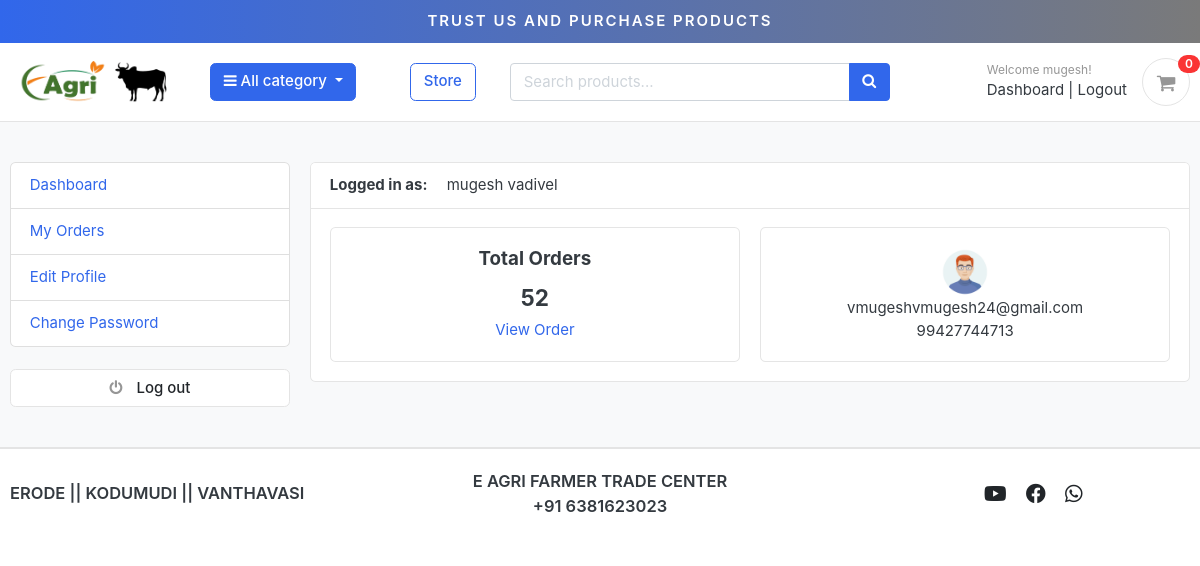
Screenshot of /accounts/dashboard/ (signed in) with the database file from the repository.
### accounts/models.py (models this page shows, shortened)
class Account(AbstractBaseUser):
    first_name      = models.CharField(max_length=50)
    last_name       = models.CharField(max_length=50)
    username        = models.CharField(max_length=50, unique=True)
    email           = models.EmailField(max_length=100, unique=True)
    phone_number    = models.CharField(max_length=50)
    date_joined     = models.DateTimeField(auto_now_add=True)
    last_login      = models.DateTimeField(auto_now_add=True)
    is_admin        = models.BooleanField(default=False)
    is_staff        = models.BooleanField(default=False)
    is_active        = models.BooleanField(default=False)
    is_superadmin        = models.BooleanField(default=False)
    USERNAME_FIELD = 'email'
    REQUIRED_FIELDS = ['username', 'first_name', 'last_name']
    objects = MyAccountManager()
    def full_name(self):
        return f'{self.first_name} {self.last_name}'

class UserProfile(models.Model):
    user = models.OneToOneField(Account, on_delete=models.CASCADE)
    address_line_1 = models.CharField(blank=True, max_length=100)
    address_line_2 = models.CharField(blank=True, max_length=100)
    profile_picture = models.ImageField(blank=True, upload_to='userprofile')
    city = models.CharField(blank=True, max_length=20)
    state = models.CharField(blank=True, max_length=20)
    country = models.CharField(blank=True, max_length=20)

### accounts/views.py (the view)
# urls.py: path('dashboard/',views.dashboard,name='dashboard'),
@login_required(login_url = 'login')
def dashboard(request):
    orders = Order.objects.order_by('-created_at').filter(user_id=request.user.id,is_ordered=True)
    orders_count= orders.count()
    userprofile = UserProfile.objects.get(user_id=request.user.id)
    context = {
        'orders_count':orders_count,
        'userprofile':userprofile,
    }
    return render(request,'accounts/dashboard.html',context)

### carts/context_processors.py (called while the page is built)
def counter(request):
    cart_count = 0
    if 'admin' in request.path:
        return {}
    else:
        try:
            cart = Cart.objects.filter(cart_id=_cart_id(request))
            if request.user.is_authenticated:
                cart_items = CartItem.objects.all().filter(user=request.user)
            else:
                cart_items = CartItem.objects.all().filter(cart=cart[:1])
            for cart_item in cart_items:
                cart_count += cart_item.quantity
        except Cart.DoesNotExist:
            cart_count = 0
    return dict(cart_count=cart_count)

### carts/views.py (called while the page is built)
def _cart_id(request):
    cart = request.session.session_key
    if not cart:
        cart = request.session.create()
    return cart

### category/context_processors.py (called while the page is built)
def menu_links(request):
    links = Category.objects.all()
    return dict(links=links)

### category/models.py (called while the page is built)
    def get_url(self):
        return reverse('product_by_category', args=[self.slug])

### templates/accounts/dashboard.html (shortened to what this page needs)
{% extends 'base.html' %}
{% block content %}
<section class="section-conten padding-y bg">
<div class="container">
	<div class="row">
	{% include 'includes/dashboard_sidebar.html' %}
	<main class="col-md-9">
		<article class="card">
		<header class="card-header">
			<strong class="d-inline-block mr-3">Logged in as:</strong>
			<span>{{ user.full_name }}</span>
		</header>
		<div class="card-body">
			<div class="row">
				<div class="col-md-6">
					<div class="card" style="text-align:center;">
						<div class="card-body">
							<h5 class="card-title">Total Orders</h5>
							<h4>{{orders_count}}</h4>
							<a href="{% url 'my_orders' %}">View Order</a>
						</div>
					</div>
				</div>
				<div class="col-md-6">
					<div class="card" style="text-align:center;">
						<div class="card-body">
							<img src="{{userprofile.profile_picture.url}}" alt="User Profile Picture" width="50" height="50" style="border-radius:50%;">
							<p class="mb-0">{{user.email}}</p>
						<p>{{user.phone_number}}</p>
						</div>
					</div>
				</div>
			</div>
		</div>
		</article>
	</main>
</div>
</div>
</section>
{% endblock %}

### templates/includes/navbar.html (shortened to what this page needs)
{% load static %}
<div class="container-fluid" style="text-align:center;background-image: linear-gradient(to right, #3167EB , #7A7A7A);padding:10px;font-weight: 600;position:sticky;top:0;z-index:999;">
  <a href="" style="color: white;text-transform: uppercase;letter-spacing: 2px;"> TRUST US AND PURCHASE PRODUCTS </a>
</div>
<header class="section-header">
  <section class="header-main border-bottom">
    <div class="container">
      <div class="row align-items-center">
        <div class="col-lg-2 col-md-3 col-6">
          <a href="{% url 'home' %}" class="brand-wrap">
            <img class="logo" src="{% static './images/log12.png' %}">
          </a>
        </div>
        <div class="col-lg-2 col-md-3 col-6">
          <div class="category-wrap dropdown">
            <button type="button" class="btn btn-primary dropdown-toggle" data-toggle="dropdown" aria-haspopup="true" aria-expanded="false">
              <i class="fa fa-bars"></i> All category
            </button>
          </div>
        </div>
        <div class="col-lg-4 col-md-5 col-12 order-3 order-md-2 mt-2 mt-md-0 px-0">
          <form action="{% url 'search' %}" class="search" method='GET'>
            <div class="input-group" style="max-width: 400px;">
              <input type="text" class="form-control" placeholder="Search products..." name="keyword" required style="width: 70%;">
              <div class="input-group-append">
                <button class="btn btn-primary" type="submit">
                  <i class="fa fa-search"></i>
                </button>
              </div>
            </div>
          </form>
        </div>
        <div class="col-lg-1 col-md-2 d-none d-lg-block">
          <a href="{% url 'store' %}" class="btn btn-outline-primary">Store</a>
        </div>
        <div class="col-lg-3 col-md-2 col-12 order-2 order-lg-3">
          <div class="d-flex justify-content-end align-items-center">
            {% if user.id is None %}
            <div class="widget-header mr-2">
              <small class="title text-muted d-block">Welcome guest!</small>
              <div>
                <a href="{% url 'login' %}">Sign in?</a> <span class="dark-transp"> | </span>
                <a href="{% url 'register' %}"> Register</a>
              </div>
            </div>
            {% else %}
            <div class="widget-header mr-2">
              <small class="title text-muted d-block">Welcome {{user.first_name}}!</small>
              <div>
                <a href="{% url 'dashboard' %}">Dashboard</a> <span class="dark-transp"> | </span>
                <a href="{% url 'logout' %}"> Logout</a>
              </div>
            </div>
            {% endif %}
            <a href="{% url 'cart' %}" class="widget-header ml-2">
              <div class="icon icon-sm rounded-circle border"><i class="fa fa-shopping-cart"></i></div>
              <span class="badge badge-pill badge-danger notify">{{cart_count}}</span>
            </a>
          </div>
        </div>
      </div>
    </div>
  </section>
</header>

### static/css/ui.css (style rules this page uses)
html { font-family: "Inter", sans-serif; font-size: 15px; }
.icon-xs, .icon-sm, .icon-md, .icon-lg { display: inline-block; text-align: center; flex-shrink: 0; flex-grow: 0; }
.icon-sm { width: 48px; height: 48px; line-height: 48px !important; font-size: 20px; }
.padding-y { padding-top: 40px; padding-bottom: 40px; }
article:after, .form-group:after { display: block; clear: both; content: ""; }
.bg { background-color: #f8f9fa; }
p:last-child { margin-bottom: 0; }
.header-main { position: relative; padding-top: 1rem; padding-bottom: 1rem; }
.brand-wrap .logo, .navbar-brand .logo { margin-right: 7px; max-height: 42px; display: inline-block; }
.widget-header { display: inline-block; vertical-align: middle; position: relative; }
.widget-header a { color: #343a40; }
.widget-header i { color: #969696; }
.widget-header .title { display: block; }
.widget-header .notify { position: absolute; top: -3px; right: -10px; }
.notify { position: absolute; top: -4px; right: -10px; display: inline-block; padding: 0.25em 0.6em; font-size: 12px; line-height: 1; text-align: center; border-radius: 3rem; color: #fff; background-color: #fa3434; }

### static/css/custom.css (style rules this page uses)
.btn-primary { transition: all 0.3s ease; }

### templates/includes/navbar.html (style rules this page uses)
.logo { max-height: 40px; width: auto; }
.search .form-control { border-radius: 4px 0 0 4px; }
.search .btn { border-radius: 0 4px 4px 0; }
.widget-header { white-space: nowrap; }
.notify { position: relative; top: -10px; right: 10px; }
@media (min-width: 992px) { .search { padding: 0 10px; } }
@media (min-width: 992px) { .search .input-group { width: 100%; max-width: 350px; } }

### rows the page displays
Account: first_name "mugesh", full_name "mugesh vadivel", email "vmugeshvmugesh24@gmail.com", phone_number "99427744713"
UserProfile: profile_picture (picture)

### other values shown
{{ cart_count }} "0"
{{ orders_count }} "52"
